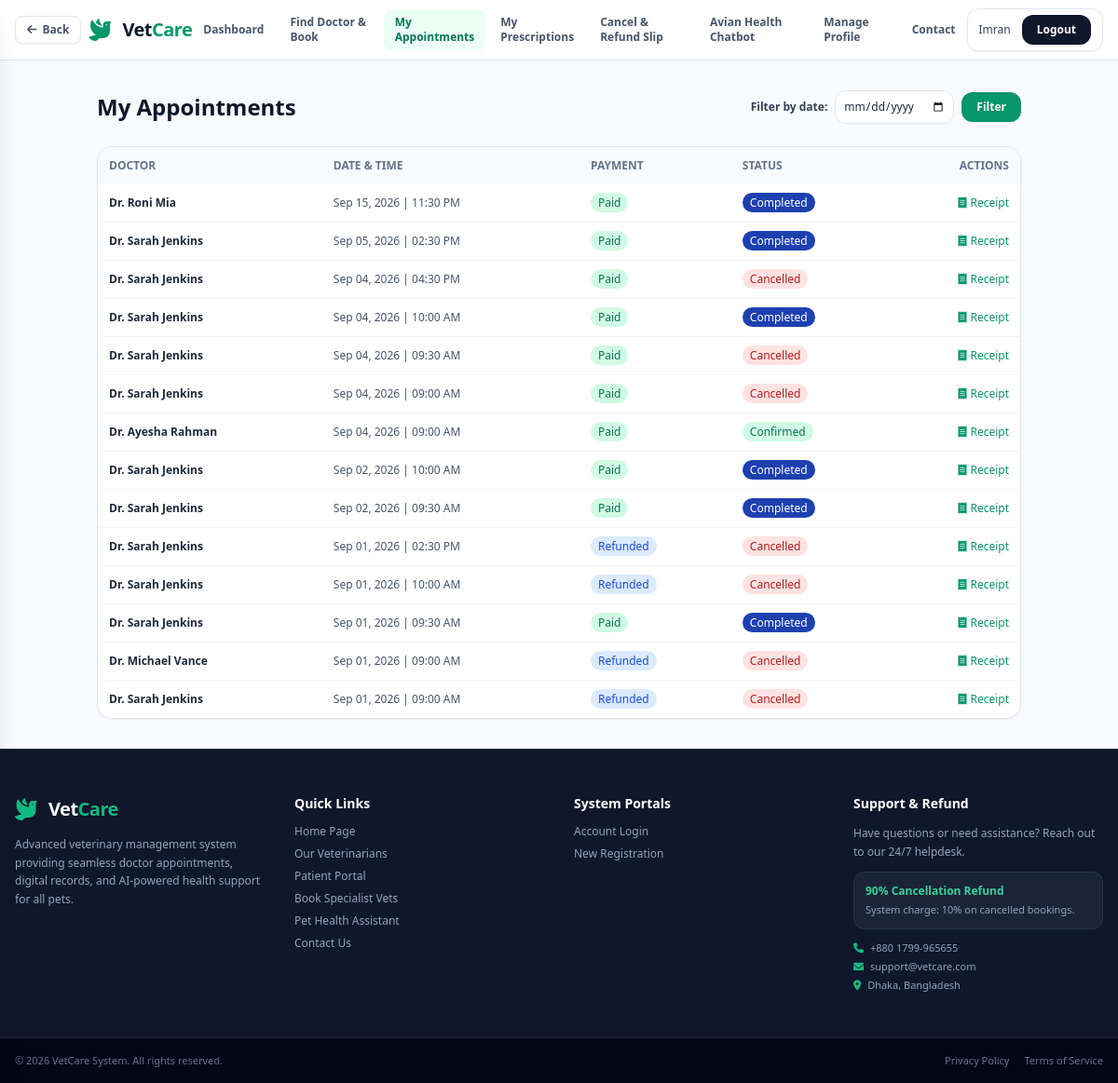
The page /my-appointments/ (signed in) on the database its author committed.
### accounts/models.py (models this page shows, shortened)
class User(AbstractUser):
    ROLE_CHOICES = (
        ('PATIENT', 'Patient'),
        ('DOCTOR', 'Doctor'),
        ('ADMIN', 'Admin'),
    )
    role = models.CharField(max_length=20, choices=ROLE_CHOICES, default='PATIENT')
    phone = models.CharField(max_length=20, blank=True, null=True)
    country_code = models.CharField(max_length=5, default='+880', blank=True)
    address = models.TextField(blank=True)
    created_at = models.DateTimeField(auto_now_add=True)

### booking/models.py (models this page shows, shortened)
class Appointment(models.Model):
    STATUS_CHOICES = (
        ('PENDING', 'Pending'),
        ('CONFIRMED', 'Confirmed'),
        ('COMPLETED', 'Completed'),
        ('CANCELLED', 'Cancelled'),
    )
    patient = models.ForeignKey('patient.Patient', on_delete=models.CASCADE, related_name='appointments')
    doctor = models.ForeignKey('vet.Doctor', on_delete=models.CASCADE, related_name='appointments')
    date = models.DateField()
    time = models.TimeField()
    status = models.CharField(max_length=20, choices=STATUS_CHOICES, default='PENDING')
    fee = models.DecimalField(max_digits=8, decimal_places=2, default=1500.00)
    notes = models.TextField(blank=True)
    created_at = models.DateTimeField(auto_now_add=True)
    updated_at = models.DateTimeField(auto_now=True)
    class Meta:
        ordering = ['-date', '-time']

### vet/models.py (models this page shows, shortened)
class Doctor(models.Model):
    user = models.OneToOneField(settings.AUTH_USER_MODEL, on_delete=models.CASCADE, related_name='doctor_profile')
    specialty = models.CharField(max_length=100)
    experience_years = models.IntegerField(default=0)
    qualification = models.CharField(max_length=200, blank=True)
    license_number = models.CharField(max_length=50, blank=True)
    consultation_fee = models.DecimalField(max_digits=8, decimal_places=2, default=1500.00)
    bio = models.TextField(blank=True)
    is_active = models.BooleanField(default=True)
    created_at = models.DateTimeField(auto_now_add=True)

### patient/views.py (the view)
# urls.py: path('my-appointments/', views.my_appointments, name='my_appointments'),
@login_required
def my_appointments(request):
    if request.user.role != 'PATIENT':
        return render(request, '403.html', status=403)
    from datetime import datetime
    selected_date_str = request.GET.get('date', '').strip()
    selected_date = None
    if selected_date_str:
        try:
            selected_date = datetime.strptime(selected_date_str, '%Y-%m-%d').date()
        except ValueError:
            selected_date = None
    try:
        patient = request.user.patient_profile
        appointments = patient.appointments.select_related('doctor__user', 'payment').order_by('-date', '-time')
        if selected_date is not None:
            appointments = appointments.filter(date=selected_date)
    except Patient.DoesNotExist:
        patient = None
        appointments = []
    context = {
        'patient': patient,
        'appointments': appointments,
        'selected_date': selected_date_str,
    }
    return render(request, 'my_appointments.html', context)

### vetcure/templates/my_appointments.html (shortened to what this page needs)
{% extends 'base.html' %}
{% block content %}
<div class="flex-grow max-w-5xl w-full mx-auto px-4 py-8">
    <div class="flex flex-col md:flex-row md:items-center md:justify-between gap-4 mb-6">
        <h1 class="text-2xl font-bold text-slate-900">My Appointments</h1>
        <form method="get" class="flex items-center gap-2">
            <label class="text-xs font-semibold text-slate-700">Filter by date:</label>
            <input type="date" name="date" value="{{ selected_date|default:'' }}" class="border border-slate-200 rounded-xl p-2 text-xs outline-none focus:ring-1 focus:ring-emerald-500">
            <button type="submit" class="bg-emerald-600 hover:bg-emerald-700 text-white text-xs font-semibold px-4 py-2 rounded-xl transition shadow-sm">Filter</button>
        </form>
    </div>
    <div class="bg-white rounded-2xl border border-slate-200 shadow-sm overflow-hidden">
        <div class="overflow-x-auto">
            <table class="w-full text-left text-xs text-slate-600">
                <thead class="bg-slate-50 text-slate-500 uppercase">
                    <tr>
                        <th class="p-3">Doctor</th>
                        <th class="p-3">Date & Time</th>
                        <th class="p-3">Payment</th>
                        <th class="p-3">Status</th>
                        <th class="p-3 text-right">Actions</th>
                    </tr>
                </thead>
                <tbody class="divide-y divide-slate-100">
                    {% for appointment in appointments %}
                    <tr>
                        <td class="p-3 font-semibold text-slate-800">Dr. {{ appointment.doctor.user.get_full_name }}</td>
                        <td class="p-3">{{ appointment.date|date:"M d, Y" }} | {{ appointment.time|time:"h:i A" }}</td>
                        <td class="p-3">
                            {% if appointment.payment.status == "PAID" %}
                            <span class="bg-emerald-100 text-emerald-700 px-2 py-0.5 rounded-full font-medium">Paid</span>
                            {% elif appointment.payment.status == "PENDING" %}
                            <span class="bg-amber-100 text-amber-700 px-2 py-0.5 rounded-full font-medium">Pending</span>
                            {% elif appointment.payment.status == "REFUNDED" %}
                            <span class="bg-blue-100 text-blue-700 px-2 py-0.5 rounded-full font-medium">Refunded</span>
                            {% else %}
                            <span class="bg-red-100 text-red-700 px-2 py-0.5 rounded-full font-medium">{{ appointment.payment.status }}</span>
                            {% endif %}
                        </td>
                        <td class="p-3">
                            {% if appointment.status == "CONFIRMED" %}
                            <span class="bg-emerald-100 text-emerald-700 px-2 py-0.5 rounded-full font-medium">Confirmed</span>
                            {% elif appointment.status == "PENDING" %}
                            <span class="bg-amber-100 text-amber-700 px-2 py-0.5 rounded-full font-medium">Awaiting Approval</span>
                            {% elif appointment.status == "COMPLETED" %}
                            <span class="bg-blue-800 text-white px-2 py-0.5 rounded-full font-medium">Completed</span>
                            {% else %}
                            <span class="bg-red-100 text-red-700 px-2 py-0.5 rounded-full font-medium">Cancelled</span>
                            {% endif %}
                        </td>
                        <td class="p-3 text-right">
                            <a href="{% url 'receipt' appointment.id %}" target="_blank" class="inline-flex items-center gap-1 text-emerald-600 font-medium hover:underline">
                                <i class="fa-solid fa-receipt"></i> Receipt
                            </a>
                        </td>
                    </tr>
                    {% empty %}
                    <tr>
                        <td colspan="5" class="p-6 text-center text-slate-500">No appointments yet. <a href="{% url 'booking_doctors' %}" class="text-emerald-600 font-semibold hover:underline">Book one now</a></td>
                    </tr>
                    {% endfor %}
                </tbody>
            </table>
        </div>
    </div>
</div>
{% endblock %}

### vetcure/templates/base.html (shortened to what this page needs)
<!DOCTYPE html>
<html lang="en">
<head>
    <script src="https://cdn.tailwindcss.com"></script>
    <link rel="stylesheet" href="https://cdnjs.cloudflare.com/ajax/libs/font-awesome/6.0.0/css/all.min.css">
</head>
<body class="bg-slate-50 text-slate-800 flex flex-col min-h-screen font-sans">
    <header class="no-print-header bg-white border-b border-slate-200 sticky top-0 z-30">
        <div class="max-w-7xl mx-auto px-4 h-16 flex items-center justify-between">
            <div class="flex items-center gap-2">
                {% if request.path != '/' %}
                <button onclick="history.back()" class="flex items-center gap-1.5 px-3 py-1.5 bg-white border border-slate-200 rounded-lg text-xs font-semibold text-slate-600 hover:text-emerald-600 hover:border-emerald-400 hover:bg-emerald-50 transition shadow-sm" title="Go back">
                    <i class="fa-solid fa-arrow-left text-xs"></i> Back
                </button>
                {% endif %}
                <a href="{% url 'home' %}" class="flex items-center gap-3">
                    <i class="fa-solid fa-dove text-2xl text-emerald-600"></i>
                    <span class="text-xl font-bold text-slate-900 tracking-tight">Vet<span class="text-emerald-600">Care</span></span>
                </a>
            </div>
            <nav class="hidden md:flex items-center gap-1 font-bold text-xs text-slate-600">
                {% if user.is_authenticated %}
                    {% if user.role == 'PATIENT' %}
                        <a href="{% url 'patient_dashboard' %}" class="nav-link px-3 py-1.5 rounded-lg {% if request.resolver_match.url_name == 'patient_dashboard' %}bg-emerald-50 text-emerald-700{% else %}hover:bg-slate-50 hover:text-emerald-600 transition{% endif %}">Dashboard</a>
                        <a href="{% url 'booking_doctors' %}" class="nav-link px-3 py-1.5 rounded-lg {% if request.resolver_match.url_name == 'booking_doctors' %}bg-emerald-50 text-emerald-700{% else %}hover:bg-slate-50 hover:text-emerald-600 transition{% endif %}">Find Doctor & Book</a>
                        <a href="{% url 'my_appointments' %}" class="nav-link px-3 py-1.5 rounded-lg {% if request.resolver_match.url_name == 'my_appointments' %}bg-emerald-50 text-emerald-700{% else %}hover:bg-slate-50 hover:text-emerald-600 transition{% endif %}">My Appointments</a>
                        <a href="{% url 'my_prescriptions' %}" class="nav-link px-3 py-1.5 rounded-lg {% if request.resolver_match.url_name == 'my_prescriptions' %}bg-emerald-50 text-emerald-700{% else %}hover:bg-slate-50 hover:text-emerald-600 transition{% endif %}">My Prescriptions</a>
                        <a href="{% url 'cancel_refund_list' %}" class="nav-link px-3 py-1.5 rounded-lg {% if request.resolver_match.url_name == 'cancel_refund_list' %}bg-emerald-50 text-emerald-700{% else %}hover:bg-slate-50 hover:text-emerald-600 transition{% endif %}">Cancel & Refund Slip</a>
                        <a href="{% url 'chatbot' %}" class="nav-link px-3 py-1.5 rounded-lg {% if request.resolver_match.url_name == 'chatbot' %}bg-emerald-50 text-emerald-700{% else %}hover:bg-slate-50 hover:text-emerald-600 transition{% endif %}">Avian Health Chatbot</a>
                        <a href="{% url 'manage_profile' %}" class="nav-link px-3 py-1.5 rounded-lg {% if request.resolver_match.url_name == 'manage_profile' %}bg-emerald-50 text-emerald-700{% else %}hover:bg-slate-50 hover:text-emerald-600 transition{% endif %}">Manage Profile</a>
                        <a href="{% url 'contact' %}" class="nav-link px-3 py-1.5 rounded-lg {% if request.resolver_match.url_name == 'contact' %}bg-emerald-50 text-emerald-700{% else %}hover:bg-slate-50 hover:text-emerald-600 transition{% endif %}">Contact</a>
                    {% endif %}
                {% endif %}
            </nav>
                <div class="flex items-center gap-3">
                {% if user.is_authenticated %}
                    <div class="flex items-center gap-3 bg-white border border-slate-200 rounded-xl px-3 py-1.5 shadow-sm">
                        <span class="text-xs font-medium text-slate-700">
                            {{ user.get_full_name|default:user.username }}
                        </span>
                        <form method="post" action="{% url 'logout' %}" class="inline">
                            <button type="submit" class="text-xs font-semibold bg-slate-900 hover:bg-slate-800 text-white px-4 py-2 rounded-xl transition shadow-sm">
                                Logout
                            </button>
                        </form>
                    </div>
                {% else %}
                    <a href="{% url 'login' %}" class="text-xs font-semibold text-slate-600 hover:text-emerald-600 transition px-3 py-2">Login</a>
                    <a href="{% url 'register' %}" class="text-xs font-semibold bg-emerald-600 hover:bg-emerald-700 text-white px-4 py-2 rounded-xl transition shadow-sm">Register</a>
                {% endif %}
                </div>
        </div>
    </header>
    <main class="flex-grow">
        {% block content %}{% endblock %}
    </main>
    {% block footer %}
    <footer class="no-print-footer bg-slate-900 text-slate-400 text-xs border-t border-slate-800 mt-auto">
        <div class="max-w-7xl mx-auto px-4 py-12 grid grid-cols-1 md:grid-cols-4 gap-8">
            <div class="space-y-3">
                <div class="flex items-center gap-3">
                    <i class="fa-solid fa-dove text-2xl text-emerald-500"></i>
                    <span class="text-xl font-bold text-white tracking-tight">Vet<span class="text-emerald-500">Care</span></span>
                </div>
                <p class="text-slate-400 leading-relaxed">Advanced veterinary management system providing seamless doctor appointments, digital records, and AI-powered health support for all pets.</p>
            </div>
            <div class="space-y-3">
                <h4 class="text-sm font-semibold text-white">Quick Links</h4>
                <ul class="space-y-2">
                    <li><a href="{% url 'home' %}" class="hover:text-emerald-400 transition">Home Page</a></li>
                    <li><a href="{% url 'home' %}#veterinarians" class="hover:text-emerald-400 transition">Our Veterinarians</a></li>
                    {% if user.is_authenticated and user.role == 'PATIENT' %}
                        <li><a href="{% url 'patient_dashboard' %}" class="hover:text-emerald-400 transition">Patient Portal</a></li>
                        <li><a href="{% url 'booking_doctors' %}" class="hover:text-emerald-400 transition">Book Specialist Vets</a></li>
                    {% endif %}
                    <li><a href="{% url 'chatbot' %}" class="hover:text-emerald-400 transition">Pet Health Assistant</a></li>
                    <li><a href="{% url 'contact' %}" class="hover:text-emerald-400 transition">Contact Us</a></li>
                </ul>
            </div>
            <div class="space-y-3">
                <h4 class="text-sm font-semibold text-white">System Portals</h4>
                <ul class="space-y-2">
                    <li><a href="{% url 'login' %}" class="hover:text-emerald-400 transition">Account Login</a></li>
                    <li><a href="{% url 'register' %}" class="hover:text-emerald-400 transition">New Registration</a></li>
                </ul>
            </div>
            <div class="space-y-3">
                <h4 class="text-sm font-semibold text-white">Support & Refund</h4>
                <p class="text-slate-400 leading-relaxed">Have questions or need assistance? Reach out to our 24/7 helpdesk.</p>
                <div class="bg-slate-800/80 p-3 rounded-xl border border-slate-700/50 space-y-1">
                    <span class="text-emerald-400 font-bold block">90% Cancellation Refund</span>
                    <p class="text-[11px] text-slate-400">System charge: 10% on cancelled bookings.</p>
                </div>
                <div class="space-y-1 text-[11px] text-slate-400">
                    <p><i class="fa-solid fa-phone text-emerald-500 mr-1"></i> +880 1799-965655</p>
                    <p><i class="fa-solid fa-envelope text-emerald-500 mr-1"></i> support@vetcare.com</p>
                    <p><i class="fa-solid fa-location-dot text-emerald-500 mr-1"></i> Dhaka, Bangladesh</p>
                </div>
            </div>
        </div>
        <div class="border-t border-slate-800 bg-slate-950 py-4">
            <div class="max-w-7xl mx-auto px-4 flex flex-col sm:flex-row justify-between items-center gap-2 text-slate-500 text-[11px]">
                <p>&copy; 2026 VetCare System. All rights reserved.</p>
                <div class="flex gap-4">
                    <a href="{% url 'privacy_policy' %}" class="hover:text-slate-400 transition">Privacy Policy</a>
                    <a href="{% url 'terms_of_service' %}" class="hover:text-slate-400 transition">Terms of Service</a>
                </div>
            </div>
        </div>
    </footer>
    {% endblock %}
</body>
</html>

### vetcure/templates/base.html (style rules this page uses)
.nav-link { transition: all 0.2s ease; }

### rows shown on the page
User: get_full_name "Imran"
Appointment: doctor.user.get_full_name "Roni Mia", date "Sep 15, 2026", time "11:30 PM", shows "Paid", status "Completed"
Appointment: doctor.user.get_full_name "Sarah Jenkins", date "Sep 05, 2026", time "02:30 PM", shows "Paid", status "Completed"
Appointment: doctor.user.get_full_name "Sarah Jenkins", date "Sep 04, 2026", time "04:30 PM", shows "Paid", status "Cancelled"
Appointment: doctor.user.get_full_name "Sarah Jenkins", date "Sep 04, 2026", time "10:00 AM", shows "Paid", status "Completed"
Appointment: doctor.user.get_full_name "Sarah Jenkins", date "Sep 04, 2026", time "09:30 AM", shows "Paid", status "Cancelled"
Appointment: doctor.user.get_full_name "Sarah Jenkins", date "Sep 04, 2026", time "09:00 AM", shows "Paid", status "Cancelled"
Appointment: doctor.user.get_full_name "Ayesha Rahman", date "Sep 04, 2026", time "09:00 AM", shows "Paid", status "Confirmed"
Appointment: doctor.user.get_full_name "Sarah Jenkins", date "Sep 02, 2026", time "10:00 AM", shows "Paid", status "Completed"
Appointment: doctor.user.get_full_name "Sarah Jenkins", date "Sep 02, 2026", time "09:30 AM", shows "Paid", status "Completed"
Appointment: doctor.user.get_full_name "Sarah Jenkins", date "Sep 01, 2026", time "02:30 PM", shows "Refunded", status "Cancelled"
Appointment: doctor.user.get_full_name "Sarah Jenkins", date "Sep 01, 2026", time "10:00 AM", shows "Refunded", status "Cancelled"
Appointment: doctor.user.get_full_name "Sarah Jenkins", date "Sep 01, 2026", time "09:30 AM", shows "Paid", status "Completed"
Appointment: doctor.user.get_full_name "Michael Vance", date "Sep 01, 2026", time "09:00 AM", shows "Refunded", status "Cancelled"
Appointment: doctor.user.get_full_name "Sarah Jenkins", date "Sep 01, 2026", time "09:00 AM", shows "Refunded", status "Cancelled"
